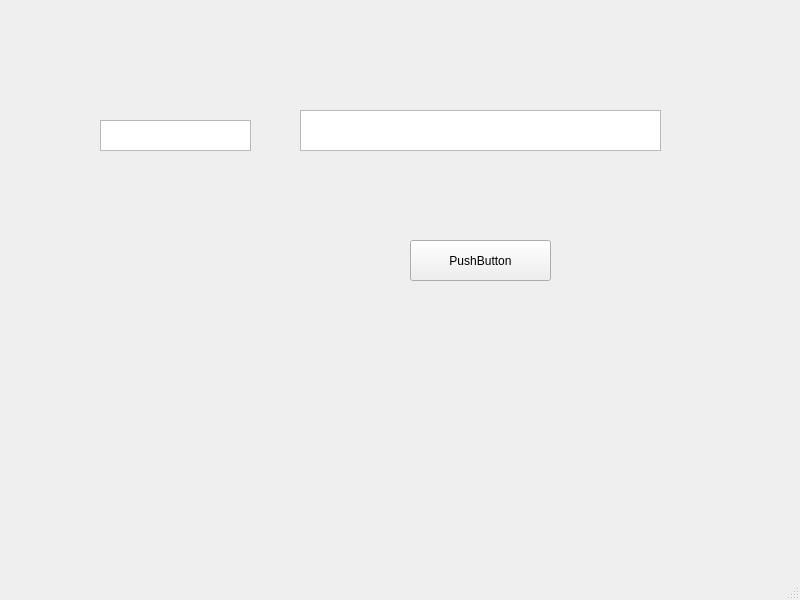
<?xml version="1.0" encoding="UTF-8"?>
<ui version="4.0">
 <class>MainWindow</class>
 <widget class="QMainWindow" name="MainWindow">
  <property name="geometry">
   <rect>
    <x>0</x>
    <y>0</y>
    <width>800</width>
    <height>600</height>
   </rect>
  </property>
  <property name="windowTitle">
   <string>MainWindow</string>
  </property>
  <widget class="QWidget" name="centralwidget">
   <widget class="QPushButton" name="pushButton">
    <property name="geometry">
     <rect>
      <x>410</x>
      <y>240</y>
      <width>141</width>
      <height>41</height>
     </rect>
    </property>
    <property name="text">
     <string>PushButton</string>
    </property>
   </widget>
   <widget class="QTextEdit" name="textEdit">
    <property name="geometry">
     <rect>
      <x>100</x>
      <y>120</y>
      <width>151</width>
      <height>31</height>
     </rect>
    </property>
   </widget>
   <widget class="QPlainTextEdit" name="plainTextEdit">
    <property name="geometry">
     <rect>
      <x>300</x>
      <y>110</y>
      <width>361</width>
      <height>41</height>
     </rect>
    </property>
   </widget>
  </widget>
  <widget class="QMenuBar" name="menubar">
   <property name="geometry">
    <rect>
     <x>0</x>
     <y>0</y>
     <width>800</width>
     <height>23</height>
    </rect>
   </property>
  </widget>
  <widget class="QStatusBar" name="statusbar"/>
 </widget>
 <resources/>
 <connections/>
</ui>
